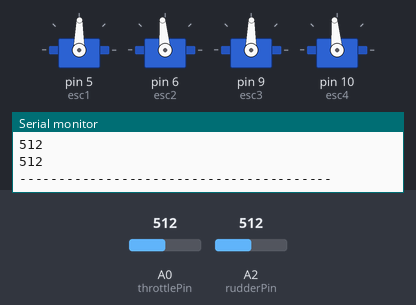
A sketch run on a simulated Arduino Uno, built with avr-gcc and run on an emulated ATmega328P. Shown: 4 × servo, the last lines printed to the serial monitor. Inputs (shaded band) come from the test bench; at power-on: A0 (throttlePin) = 512, A2 (rudderPin) = 512.

Above: at 2.8 s.
2.9 s: A0 (throttlePin) set to 716
At 5.0 s:
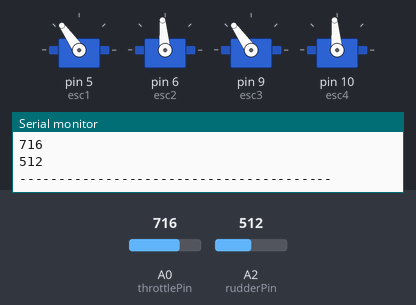
5.6 s: A2 (rudderPin) set to 306
At 6.5 s:
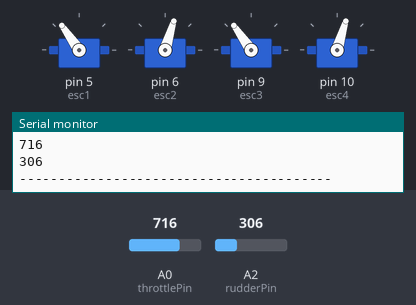
8.3 s: A0 (throttlePin) set to 900
At 10.9 s:
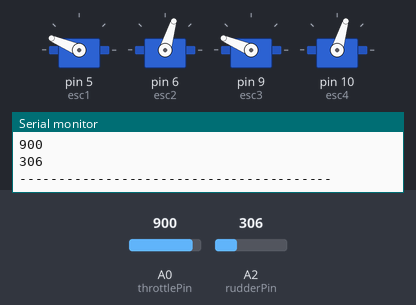
11.5 s: A2 (rudderPin) set to 122
At 12.4 s:
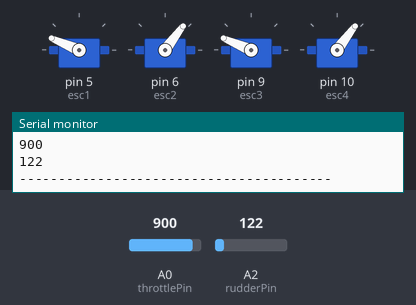
14.2 s: A0 (throttlePin) set to 1023
At 16.8 s:
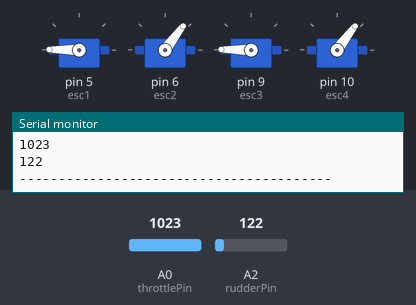
17.5 s: A2 (rudderPin) set to 511
At 18.3 s:
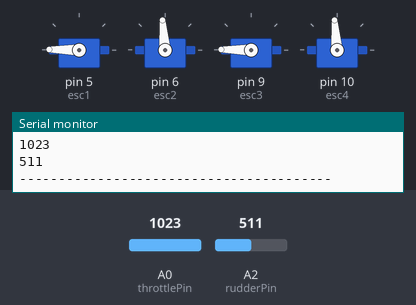
Timing chart, 0 to 20.5 s (numbered marks = the images above; inputs shaded):
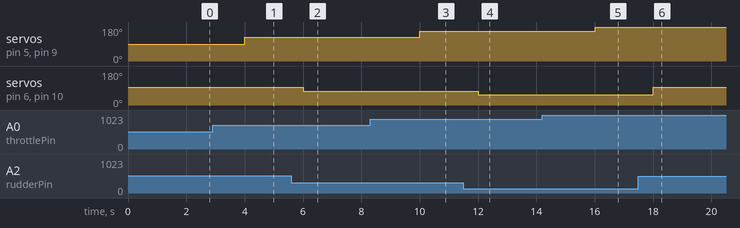

The sketch:

servo_control.ino
```cpp
#include <Servo.h>

Servo esc1 , esc2 , esc3, esc4;
int throttlePin = 0;
int rudderPin = 2;

void setup()
{
  Serial.begin(9600);
esc1.attach(5);
esc2.attach(6);
esc3.attach(9);
esc4.attach(10);
}

void loop()
{
int throttle = analogRead(throttlePin);
int rudder = analogRead(rudderPin);
Serial.println(throttle);
Serial.println(rudder);
Serial.println("----------------------------------------");
throttle = map(throttle, 0, 1023, 0, 179);
rudder = map(rudder , 0, 1023 , 41 , 150);
esc1.write(throttle);
esc2.write(rudder);
esc3.write(throttle);
esc4.write(rudder);
delay(2000);
}
```

Measured:
- after the input at 2.9 s, servo on pin 5 (esc1), servo on pin 9 (esc3): 89° → 125° after 1.1 s
- after the input at 5.6 s, servo on pin 6 (esc2), servo on pin 10 (esc4): 95° → 73° after 0.41 s
- after the input at 8.3 s, servo on pin 5 (esc1), servo on pin 9 (esc3): 125° → 157° after 1.7 s
- after the input at 11.5 s, servo on pin 6 (esc2), servo on pin 10 (esc4): 73° → 53° after 0.51 s
- after the input at 14.2 s, servo on pin 5 (esc1), servo on pin 9 (esc3): 157° → 179° after 1.8 s
- after the input at 17.5 s, servo on pin 6 (esc2), servo on pin 10 (esc4): 53° → 95° after 0.51 s
